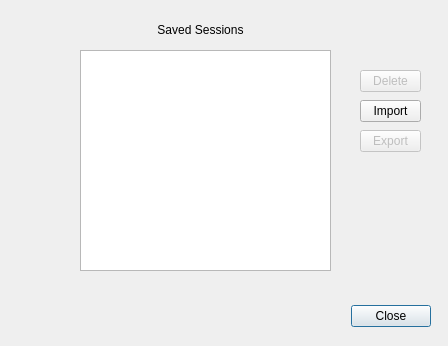
<?xml version="1.0" encoding="UTF-8"?>
<ui version="4.0">
 <class>Dialog</class>
 <widget class="QDialog" name="Dialog">
  <property name="geometry">
   <rect>
    <x>0</x>
    <y>0</y>
    <width>448</width>
    <height>346</height>
   </rect>
  </property>
  <property name="windowTitle">
   <string>Dialog</string>
  </property>
  <widget class="QDialogButtonBox" name="buttonBox">
   <property name="geometry">
    <rect>
     <x>90</x>
     <y>300</y>
     <width>341</width>
     <height>32</height>
    </rect>
   </property>
   <property name="orientation">
    <enum>Qt::Horizontal</enum>
   </property>
   <property name="standardButtons">
    <set>QDialogButtonBox::Close</set>
   </property>
  </widget>
  <widget class="QLabel" name="label">
   <property name="geometry">
    <rect>
     <x>140</x>
     <y>20</y>
     <width>121</width>
     <height>20</height>
    </rect>
   </property>
   <property name="text">
    <string>Saved Sessions</string>
   </property>
   <property name="alignment">
    <set>Qt::AlignCenter</set>
   </property>
  </widget>
  <widget class="QListWidget" name="listWidget">
   <property name="geometry">
    <rect>
     <x>80</x>
     <y>50</y>
     <width>251</width>
     <height>221</height>
    </rect>
   </property>
   <property name="acceptDrops">
    <bool>true</bool>
   </property>
   <property name="dragEnabled">
    <bool>true</bool>
   </property>
   <property name="dragDropMode">
    <enum>QAbstractItemView::DragDrop</enum>
   </property>
   <property name="defaultDropAction">
    <enum>Qt::MoveAction</enum>
   </property>
   <property name="selectionMode">
    <enum>QAbstractItemView::ExtendedSelection</enum>
   </property>
   <property name="sortingEnabled">
    <bool>true</bool>
   </property>
  </widget>
  <widget class="QToolButton" name="deletebutton">
   <property name="enabled">
    <bool>false</bool>
   </property>
   <property name="geometry">
    <rect>
     <x>360</x>
     <y>70</y>
     <width>61</width>
     <height>22</height>
    </rect>
   </property>
   <property name="toolTip">
    <string>Delete selected sessions</string>
   </property>
   <property name="text">
    <string>Delete</string>
   </property>
  </widget>
  <widget class="QToolButton" name="importButton">
   <property name="enabled">
    <bool>true</bool>
   </property>
   <property name="geometry">
    <rect>
     <x>360</x>
     <y>100</y>
     <width>61</width>
     <height>22</height>
    </rect>
   </property>
   <property name="toolTip">
    <string>Import sessions from file</string>
   </property>
   <property name="text">
    <string>Import</string>
   </property>
  </widget>
  <widget class="QToolButton" name="exportButton">
   <property name="enabled">
    <bool>false</bool>
   </property>
   <property name="geometry">
    <rect>
     <x>360</x>
     <y>130</y>
     <width>61</width>
     <height>22</height>
    </rect>
   </property>
   <property name="toolTip">
    <string>Export selected sessions to file</string>
   </property>
   <property name="text">
    <string>Export</string>
   </property>
  </widget>
 </widget>
 <resources/>
 <connections>
  <connection>
   <sender>buttonBox</sender>
   <signal>accepted()</signal>
   <receiver>Dialog</receiver>
   <slot>accept()</slot>
   <hints>
    <hint type="sourcelabel">
     <x>248</x>
     <y>254</y>
    </hint>
    <hint type="destinationlabel">
     <x>157</x>
     <y>274</y>
    </hint>
   </hints>
  </connection>
  <connection>
   <sender>buttonBox</sender>
   <signal>rejected()</signal>
   <receiver>Dialog</receiver>
   <slot>reject()</slot>
   <hints>
    <hint type="sourcelabel">
     <x>316</x>
     <y>260</y>
    </hint>
    <hint type="destinationlabel">
     <x>286</x>
     <y>274</y>
    </hint>
   </hints>
  </connection>
 </connections>
</ui>
